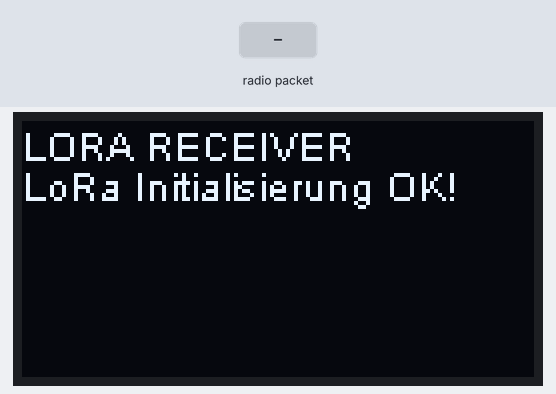
The sketch below on a simulated ESP8266 (NodeMCU). On the bench: 128×64 one-colour display. Inputs (shaded band) come from the test bench. No radio packets arrive unless stated; what the sketch prints to the serial monitor is not drawn.

Above: at 6.2 s.
6.3 s: radio packet "1" arrives
At 7.7 s:
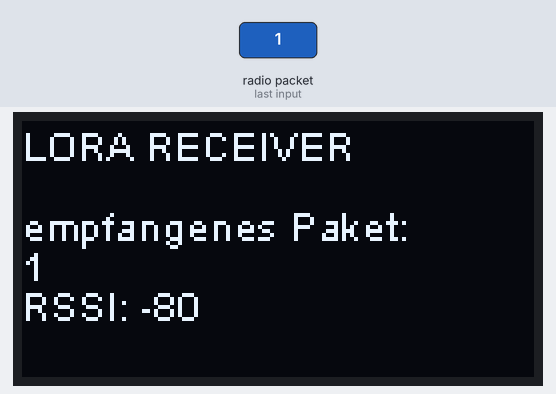
8.8 s: radio packet "0" arrives
At 10.7 s:
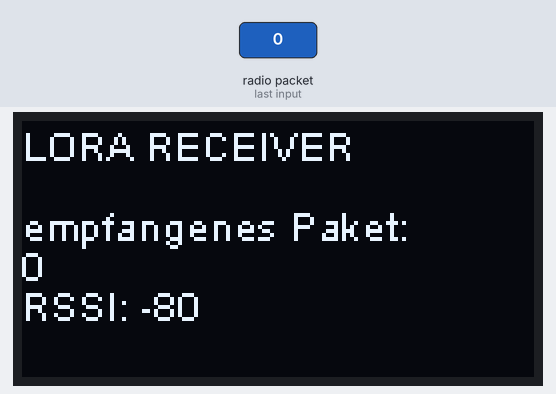
11.3 s: radio packet "2" arrives
Timing chart, 0 to 14.3 s (numbered marks = the images above; inputs shaded):
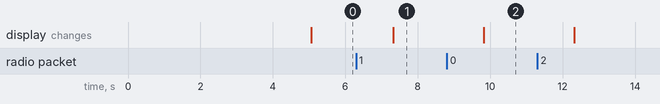

The sketch:

LoRa-reciever.ino
```cpp
/*
   LoRa-Receiver
   Ein einfacher Empfänger für LoRa.
   Hier wird nur auf einem Kanal gehört.
   Es werden die Default-Daten der Library genutzt.

   Arduino IDE 1.8.19
   ESP32-Core 2.0.5

   DARC-HamGroup LoRaWAN
   Bernd DG8BR
   15.09.2022
*/

//Libraries für LoRa
#include <SPI.h>
#include <LoRa.h>                 // https://github.com/sandeepmistry/arduino-LoRa

//Libraries für OLED Display
#include <Wire.h>
#include "SSD1306Wire.h"          // ThingPulse OLED SSD1306 - Library        https://github.com/ThingPulse/esp8266-oled-ssd1306

// Diese GPIO's werden für das LoRa-Modul genutzt
#define SCK 5
#define MISO 19
#define MOSI 27
#define SS 18
#define RST 14
#define DIO0 26
// Frequenz
#define BAND 868100000

SSD1306Wire display(0x3c, SDA, SCL);

void setup()
{
  Serial.begin(115200);
  Serial.println();

  if (!display.init())                  // Konfiguration Display
  {
    Serial.println("Displayfehler!");
    while (1);
  }
  display.flipScreenVertically();
  display.setFont(ArialMT_Plain_10);
  display.clear();
  display.drawString(0, 0, "LORA RECEIVER");
  display.display();
  delay(5000);
  Serial.println("LoRa Receiver Test");

  SPI.begin(SCK, MISO, MOSI, SS);
  LoRa.setPins(SS, RST, DIO0);

  if (!LoRa.begin(BAND))
  {
    Serial.println("LoRa-Modul Fehler!");
    while (1);
  }
  Serial.println("LoRa Initialisierung OK!");

  display.drawString(0, 10, "LoRa Initialisierung OK!");
  display.display();
}

void loop()
{
  char buffer[40];                      // Hilfsbuffer für drawStringf
  String LoRaData;

  uint16_t packetSize = LoRa.parsePacket();
  if (packetSize)
  {
    LoRaData = LoRa.readString();
    Serial.print(LoRaData);
    int8_t rssi = LoRa.packetRssi();
    Serial.print("\nEmpfangsstaerke RSSi:  ");
    Serial.println(rssi);

    display.clear();
    display.drawString(0, 0, "LORA RECEIVER");
    display.drawString(0, 20, "empfangenes Paket:");
    display.drawString(0, 30, LoRaData);
    display.drawStringf(0, 40, buffer, "RSSI: %i", rssi);
    display.display();
  }
}
```

Measured:
- after the input at 6.3 s, the display: changes after 1.0 s (image 1)
- after the input at 8.8 s, the display: changes after 1.0 s (image 2)
